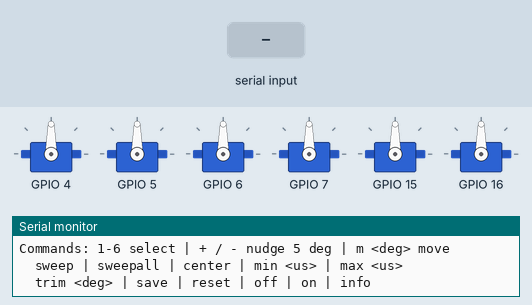
The sketch below on a simulated ESP32-S3. Parts: 6 × servo, the last lines printed to the serial monitor. Inputs (shaded band) come from the test bench. EEPROM starts erased.

Above: at 3.5 s.
3.6 s: "m 120\n" received over Serial
At 5.1 s:
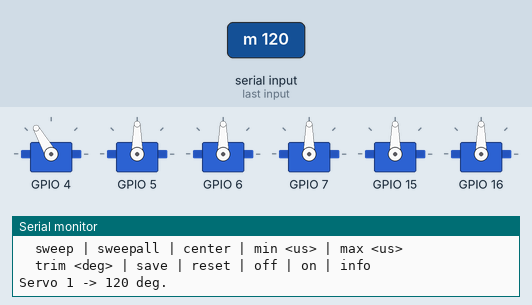
5.5 s: "sweep\n" received over Serial
At 6.78 s:
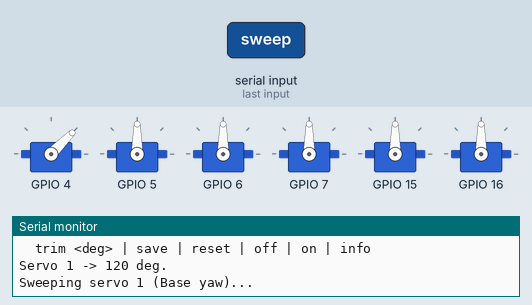
8.5 s: "trim -5\n" received over Serial
At 9.04 s:
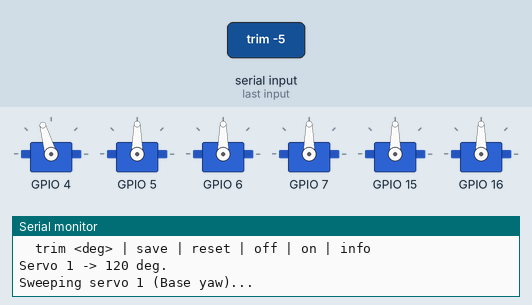
Timing chart, 0 to 11.5 s (numbered marks = the images above; inputs shaded):
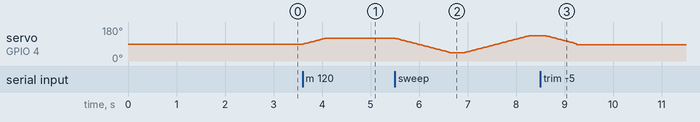

Measured:
- after the input at 3.6 s, servo on GPIO 4: moves from 90° to 120° over 0.43 s, starting at once

The sketch:

pavv-arm-esp32s3-test.ino
```cpp
/*
 * pavv-arm-esp32s3-test.ino
 *
 * Bench test sketch for the Pavv 6DOF robot arm (6 standard PWM hobby
 * servos + claw) driven directly by the spare ESP32-S3-WROOM.
 * No controller board needed.
 *
 * Library: "ESP32Servo" (Library Manager -> search ESP32Servo, install).
 * Board:   ESP32S3 Dev Module (Arduino-ESP32 core).
 * Serial:  115200 baud, newline line endings.
 *
 * ---------------------------------------------------------------------------
 * POWER — READ BEFORE WIRING
 * - Servos get power from a SEPARATE ~6 V supply rated for several amps.
 *   NEVER power servos from the ESP32 board's 5 V / 3.3 V pins.
 * - Servo supply GND and ESP32 GND MUST be tied together (common ground),
 *   but servo current must not flow through the ESP32 board.
 * - ESP32 stays on its own clean USB power.
 * - Power the servo rail up BEFORE running sweeps; a stalled servo of
 *   this class can pull 2-3 A, so a weak rail = brownouts and jitter
 *   that look exactly like bad code.
 * ---------------------------------------------------------------------------
 *
 * WIRING (signal wires only — one GPIO per servo)
 *   Servo 1  Base yaw      -> GPIO 4
 *   Servo 2  Shoulder      -> GPIO 5
 *   Servo 3  Elbow         -> GPIO 6
 *   Servo 4  Wrist pitch   -> GPIO 7
 *   Servo 5  Wrist roll    -> GPIO 15
 *   Servo 6  Gripper claw  -> GPIO 16
 * (Pins avoid the S3 strapping pins, the USB pins 19/20, and 26-32.)
 * If the arm's joint order differs when it arrives, only the names in
 * the table below change — the wiring and test flow stay the same.
 *
 * FIRST RUN
 * 1. Wire ONE servo at a time, unloaded, horn off if it comes off.
 *    Select it (type its number), sweep it, confirm it moves smoothly
 *    both ways with no buzzing at the ends of travel.
 * 2. Repeat for all six. Only then assemble the arm.
 * 3. The gripper is usually the weakest servo — keep it between
 *    60 and 120 degrees until you know its real travel.
 *
 * SERIAL COMMANDS
 *   1 .. 6        select a servo
 *   +  /  -       nudge selected servo +/- 5 degrees
 *   m <deg>       move selected servo to <deg> (0-180, smooth ramp)
 *   sweep         sweep the selected servo 45 -> 135 -> 90, slowly
 *   sweepall      sweep each servo in turn (the headline bench test)
 *   center        move all servos to 90, staggered so they don't all
 *                 pull current at once
 *   min <us>      set selected servo's minimum pulse (default 1000)
 *   max <us>      set selected servo's maximum pulse (default 2000)
 *   trim <deg>    set selected servo's centre trim (-20..+20 deg)
 *   save          save min/max/trim for all servos to flash (NVS)
 *   reset         clear saved calibration, restore defaults
 *   off / on      detach all servos (free movement) / re-attach
 *   info  (or ?)  print the servo table / this help
 *
 * Calibration workflow: with the servo selected, use min/max to widen
 * the pulse range in small steps until the joint just reaches its
 * mechanical ends without buzzing, use trim so 90 = true centre,
 * then `save`. Saved values load automatically at boot.
 */

#include <ESP32Servo.h>
#include <Preferences.h>

struct ServoCfg {
  const char *name;
  int pin;
  int minUs;
  int maxUs;
  int trim;   // degrees, added to every commanded angle
  int angle;  // last commanded angle (before trim)
};

static const int NUM_SERVOS = 6;
static const int DEFAULT_MIN_US = 1000;
static const int DEFAULT_MAX_US = 2000;

ServoCfg cfg[NUM_SERVOS] = {
  // name,          pin, minUs,         maxUs,         trim, angle
  { "Base yaw",      4,  DEFAULT_MIN_US, DEFAULT_MAX_US, 0,   90 },
  { "Shoulder",      5,  DEFAULT_MIN_US, DEFAULT_MAX_US, 0,   90 },
  { "Elbow",         6,  DEFAULT_MIN_US, DEFAULT_MAX_US, 0,   90 },
  { "Wrist pitch",   7,  DEFAULT_MIN_US, DEFAULT_MAX_US, 0,   90 },
  { "Wrist roll",   15,  DEFAULT_MIN_US, DEFAULT_MAX_US, 0,   90 },
  { "Gripper claw", 16,  DEFAULT_MIN_US, DEFAULT_MAX_US, 0,   90 },
};

Servo servos[NUM_SERVOS];
Preferences prefs;
int selected = 0;          // index of the currently selected servo
bool attached = false;

static int clampAngle(int a) { return a < 0 ? 0 : (a > 180 ? 180 : a); }

// Smoothly ramp a servo from its current angle to the target, ~1 deg / 15 ms.
void moveServo(int idx, int target) {
  target = clampAngle(target);
  int from = cfg[idx].angle;
  int step = (target >= from) ? 1 : -1;
  for (int a = from; ; a += step) {
    servos[idx].write(clampAngle(a + cfg[idx].trim));
    if (a == target) break;
    delay(15);
  }
  cfg[idx].angle = target;
}

void attachOne(int idx) {
  servos[idx].setPeriodHertz(50);
  servos[idx].attach(cfg[idx].pin, cfg[idx].minUs, cfg[idx].maxUs);
  servos[idx].write(clampAngle(cfg[idx].angle + cfg[idx].trim));
}

void attachAllStaggered() {
  for (int i = 0; i < NUM_SERVOS; i++) {
    attachOne(i);
    delay(300);  // one servo starts at a time — keeps inrush current sane
  }
  attached = true;
}

void detachAll() {
  for (int i = 0; i < NUM_SERVOS; i++) servos[i].detach();
  attached = false;
}

void sweepServo(int idx) {
  Serial.printf("Sweeping servo %d (%s)...\n", idx + 1, cfg[idx].name);
  moveServo(idx, 45);
  delay(300);
  moveServo(idx, 135);
  delay(300);
  moveServo(idx, 90);
  Serial.println("  done.");
}

void centerAll() {
  for (int i = 0; i < NUM_SERVOS; i++) {
    moveServo(i, 90);
    delay(250);
  }
}

void printInfo() {
  Serial.println(" idx  name           pin   minUs  maxUs  trim  angle");
  for (int i = 0; i < NUM_SERVOS; i++) {
    Serial.printf("  %d   %-14s %-5d %-6d %-6d %-5d %d%s\n",
                  i + 1, cfg[i].name, cfg[i].pin, cfg[i].minUs,
                  cfg[i].maxUs, cfg[i].trim, cfg[i].angle,
                  (i == selected) ? "   <- selected" : "");
  }
}

void printHelp() {
  Serial.println("Commands: 1-6 select | + / - nudge 5 deg | m <deg> move");
  Serial.println("  sweep | sweepall | center | min <us> | max <us>");
  Serial.println("  trim <deg> | save | reset | off | on | info");
}

void loadCalibration() {
  prefs.begin("armcal", true);
  for (int i = 0; i < NUM_SERVOS; i++) {
    char key[12];
    snprintf(key, sizeof(key), "mn%d", i);
    cfg[i].minUs = prefs.getInt(key, cfg[i].minUs);
    snprintf(key, sizeof(key), "mx%d", i);
    cfg[i].maxUs = prefs.getInt(key, cfg[i].maxUs);
    snprintf(key, sizeof(key), "tr%d", i);
    cfg[i].trim = prefs.getInt(key, cfg[i].trim);
  }
  prefs.end();
}

void saveCalibration() {
  prefs.begin("armcal", false);
  for (int i = 0; i < NUM_SERVOS; i++) {
    char key[12];
    snprintf(key, sizeof(key), "mn%d", i);
    prefs.putInt(key, cfg[i].minUs);
    snprintf(key, sizeof(key), "mx%d", i);
    prefs.putInt(key, cfg[i].maxUs);
    snprintf(key, sizeof(key), "tr%d", i);
    prefs.putInt(key, cfg[i].trim);
  }
  prefs.end();
  Serial.println("Calibration saved to flash.");
}

void resetCalibration() {
  prefs.begin("armcal", false);
  prefs.clear();
  prefs.end();
  for (int i = 0; i < NUM_SERVOS; i++) {
    cfg[i].minUs = DEFAULT_MIN_US;
    cfg[i].maxUs = DEFAULT_MAX_US;
    cfg[i].trim = 0;
    attachOne(i);
    moveServo(i, cfg[i].angle);
  }
  Serial.println("Calibration cleared; defaults restored (1000-2000 us, trim 0).");
}

// Re-attach the selected servo after a min/max change so it takes effect.
void reattachSelected() {
  servos[selected].detach();
  attachOne(selected);
}

void handleCommand(String line) {
  line.trim();
  line.toLowerCase();
  if (line.length() == 0) return;

  if (line == "?" || line == "info") { printInfo(); printHelp(); return; }
  if (line == "sweep")    { sweepServo(selected); return; }
  if (line == "sweepall") { for (int i = 0; i < NUM_SERVOS; i++) sweepServo(i); return; }
  if (line == "center")   { centerAll(); return; }
  if (line == "save")     { saveCalibration(); return; }
  if (line == "reset")    { resetCalibration(); return; }
  if (line == "off")      { detachAll(); Serial.println("Servos detached."); return; }
  if (line == "on")       { attachAllStaggered(); Serial.println("Servos attached."); return; }
  if (line == "+")        { moveServo(selected, cfg[selected].angle + 5); return; }
  if (line == "-")        { moveServo(selected, cfg[selected].angle - 5); return; }

  if (line.length() == 1 && line[0] >= '1' && line[0] <= '6') {
    selected = line[0] - '1';
    Serial.printf("Selected servo %d (%s), angle %d.\n",
                  selected + 1, cfg[selected].name, cfg[selected].angle);
    return;
  }

  // Commands with a numeric argument: "m 120", "min 600", "max 2400", "trim -5"
  int sp = line.indexOf(' ');
  if (sp > 0) {
    String cmd = line.substring(0, sp);
    int val = line.substring(sp + 1).toInt();
    if (cmd == "m") {
      moveServo(selected, val);
      Serial.printf("Servo %d -> %d deg.\n", selected + 1, cfg[selected].angle);
      return;
    }
    if (cmd == "min" && val >= 400 && val < cfg[selected].maxUs) {
      cfg[selected].minUs = val;
      reattachSelected();
      Serial.printf("Servo %d min pulse = %d us (save to keep).\n", selected + 1, val);
      return;
    }
    if (cmd == "max" && val <= 2600 && val > cfg[selected].minUs) {
      cfg[selected].maxUs = val;
      reattachSelected();
      Serial.printf("Servo %d max pulse = %d us (save to keep).\n", selected + 1, val);
      return;
    }
    if (cmd == "trim" && val >= -20 && val <= 20) {
      cfg[selected].trim = val;
      moveServo(selected, cfg[selected].angle);
      Serial.printf("Servo %d trim = %d deg (save to keep).\n", selected + 1, val);
      return;
    }
  }

  Serial.println("Unknown command — type ? for help.");
}

void setup() {
  Serial.begin(115200);
  delay(500);
  Serial.println();
  Serial.println("=== Pavv 6DOF arm — ESP32-S3 bench test ===");
  Serial.println("Servo power must be a SEPARATE ~6 V high-current rail,");
  Serial.println("common ground with the ESP32. Never power servos from");
  Serial.println("the ESP32 board. Test each servo unloaded, one at a time.");
  Serial.println();

  // ESP32Servo needs timers allocated before attaching.
  ESP32PWM::allocateTimer(0);
  ESP32PWM::allocateTimer(1);
  ESP32PWM::allocateTimer(2);
  ESP32PWM::allocateTimer(3);

  loadCalibration();
  attachAllStaggered();
  Serial.println("All servos attached and centred, one at a time.");
  printInfo();
  printHelp();
}

void loop() {
  if (Serial.available()) {
    String line = Serial.readStringUntil('\n');
    handleCommand(line);
  }
}
```
